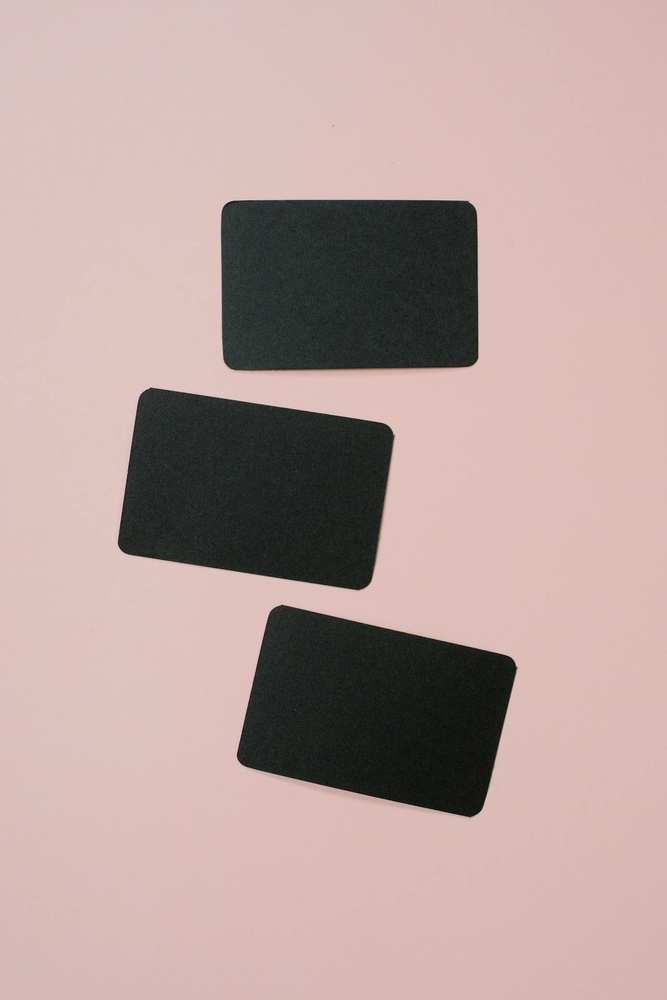
#> input picture object_measurement/1.jpg, 667 x 1000 px, shrunk from 1280 x 1920 before the run
$ python -i util.py   (imports and definitions only)
#> lines starting #> are read from the running program, lines starting #| are printed output that depends on the picture; after the words box and inside, x2 and y2 are one past the last pixel; in counts of white or black regions, pixels touching at a corner belong together
#> further down, picture is the input picture: shape (1000, 667, 3); mean B, G, R 156.9, 160.7, 183.8
import cv2
import numpy as np

def getContours(img, cThr=[100,100], showCanny=False, minArea=1000, filter=0, draw=False):
#> called with showCanny = False, minArea = 1000, filter = 0, draw = False
    imgGray = cv2.cvtColor(img, cv2.COLOR_BGR2GRAY)
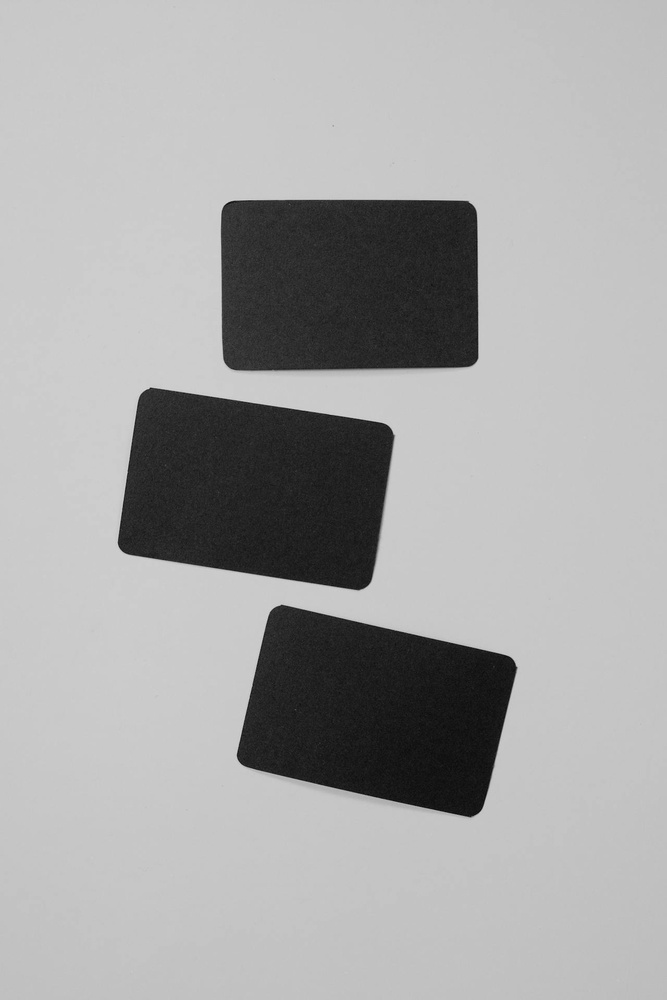
#> imgGray: shape (1000, 667); min 7, max 217, mean 167.2
    imgBlur = cv2.GaussianBlur(imgGray, (5,5), 1)
    imgCanny = cv2.Canny(imgBlur, cThr[0], cThr[1])
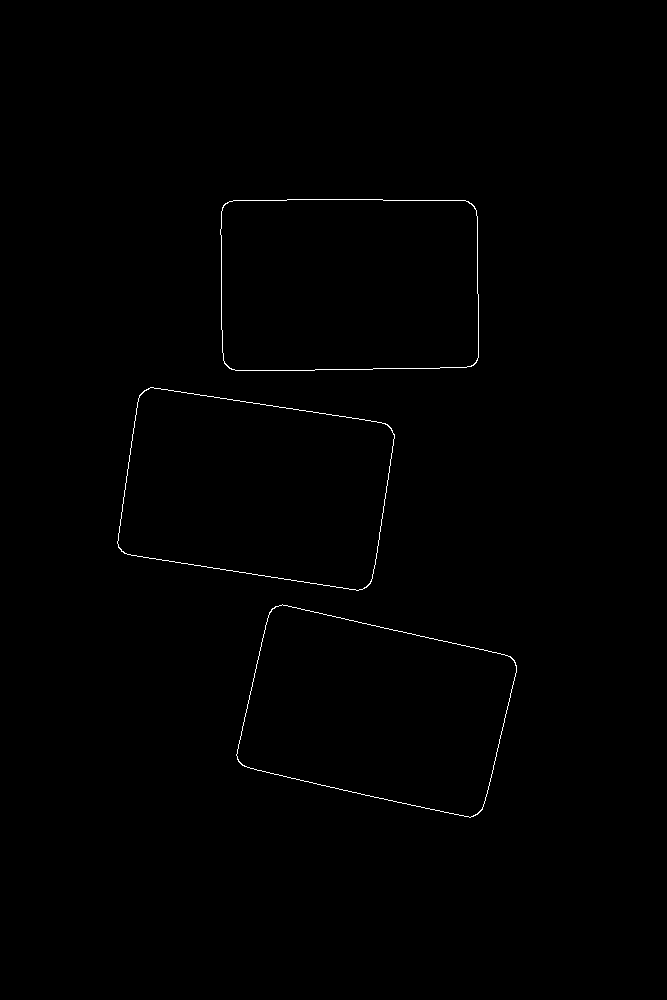
#> imgCanny: shape (1000, 667); 0.37% white in thin lines or dots, all inside (x1, y1, x2, y2) = (117, 199, 517, 818)

    kernel = np.ones((5,5))
    imgDial = cv2.dilate(imgCanny, kernel, iterations=3)
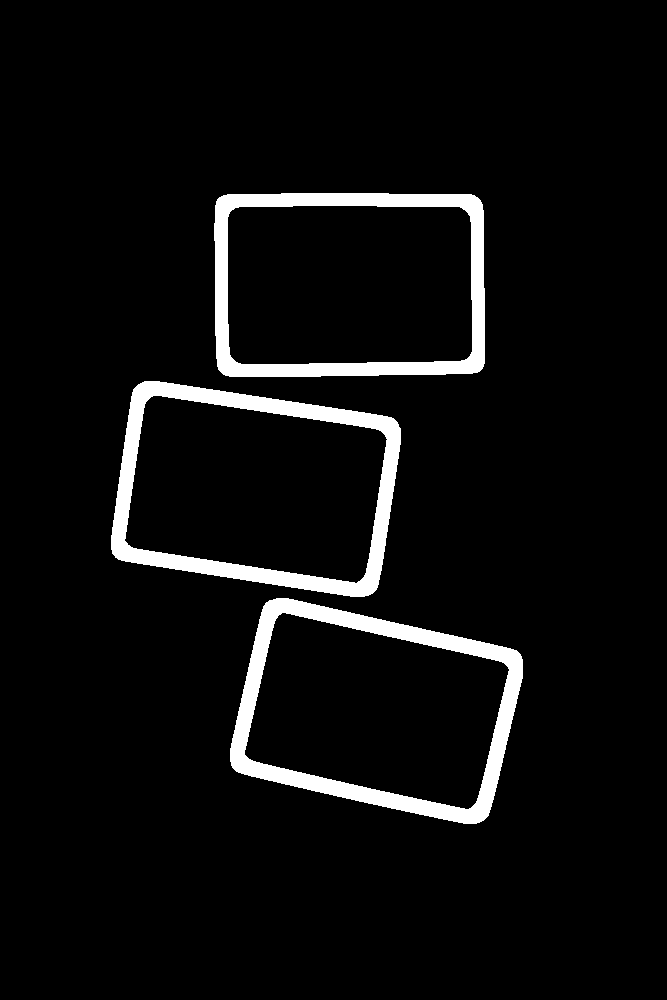
#> imgDial: shape (1000, 667); 5.4% white; 3 white regions, box (x1, y1, x2, y2) and area: (230, 598, 523, 824) 12600, (111, 381, 401, 597) 12323, (214, 193, 485, 377) 11128
    imgThre = cv2.erode(imgDial, kernel, iterations=2)
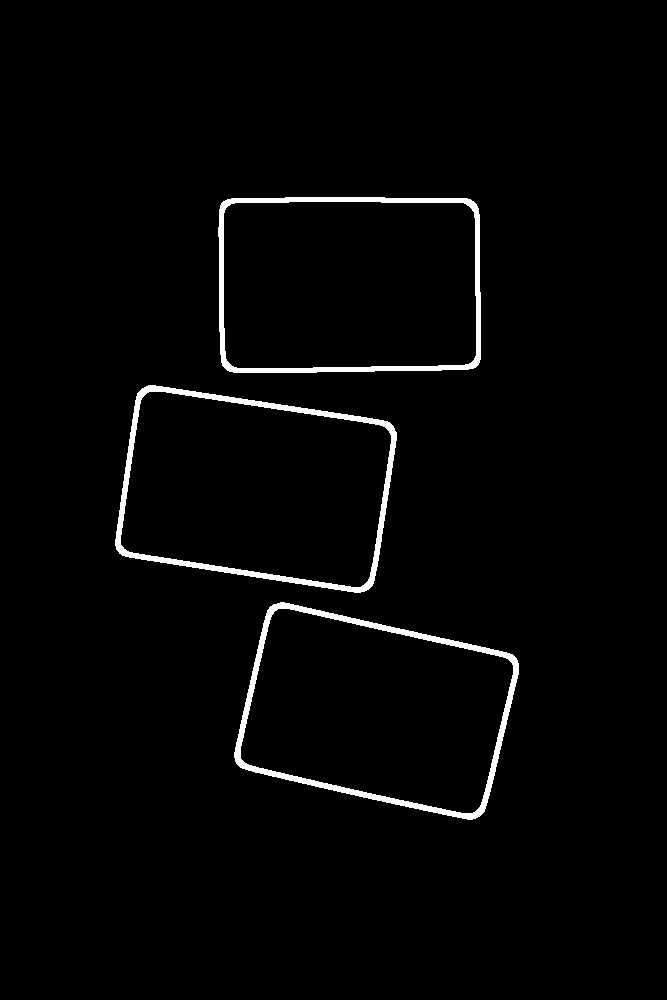
#> imgThre: shape (1000, 667); 2.1% white; 3 white regions

    if showCanny:
        cv2.imshow('Canny', imgThre)

    contours, hiearchy = cv2.findContours(imgThre, cv2.RETR_EXTERNAL, cv2.CHAIN_APPROX_SIMPLE)
#> contours = 3 contours; box (x1, y1, x2, y2) and area: (115, 385, 397, 593) 45464, (218, 197, 481, 373) 44898, (234, 602, 519, 820) 44101; hiearchy = [[1, -1, -1, -1], [2, 0, -1, -1], [-1, 1, -1, -1]]

    finalCountours = []
    # N x [[x1, y1]]
    for i in contours: # (N,1,2) N:점의 총 수, 1: 하나의 좌표 쌍, 2: x,y 좌표값
        area = cv2.contourArea(i) # 윤곽선 면적 계산
        if area > minArea:
            peri = cv2.arcLength(i, True) # 윤곽선 둘레 길이 계산
            approx = cv2.approxPolyDP(i, 0.02*peri, True) # 윤곽선을 다각형으로 근사화
            bbox = cv2.boundingRect(approx)

            if filter > 0:
                if len(approx) == filter:
                    # 꼭지점개수, 면적, 꼭지점정보, 바운딩박스, xy값
                    finalCountours.append([len(approx), area, approx, bbox, i])
            else:
                finalCountours.append([len(approx), area, approx, bbox, i])
#> this loop made 3 passes
#> (area, peri, approx, bbox) on passes 1 to 3: (44101, 886, [[270, 606], [240, 767], [484, 811], [512, 654]], (240, 606, 273, 206)), (45464, 889.3, [[137, 393], [119, 553], [372, 585], [389, 422]], (119, 393, 271, 193)), (44898.5, 850, [[221, 203], [227, 370], [478, 364], [470, 199]], (221, 199, 258, 172))
#> after the loop, finalCountours = 3 items

    # x에서 x[1]을 추출하여 이를 기준으로 정렬 => 면적 크기로 오름차순
    finalCountours = sorted(finalCountours, key=lambda x:x[1], reverse=True)

    if draw:
        for con in finalCountours:
            cv2.drawContours(img, con[4], -1, (0,0,255), 3)

    return img, finalCountours


def reorder(myPoints):
    """
    4x2
    [
        [413 161]
        [ 84 166]
        [ 43 645]
        [451 646]
    ]
    """
    myPointsNew = np.zeros_like(myPoints)
    myPoints = myPoints.reshape((4,2))
    add = myPoints.sum(1) # x,y좌표를 더함

    myPointsNew[0] = myPoints[np.argmin(add)]
    myPointsNew[3] = myPoints[np.argmax(add)]
    diff = np.diff(myPoints, axis=1)
    myPointsNew[1] = myPoints[np.argmin(diff)]
    myPointsNew[2] = myPoints[np.argmax(diff)]

    print(myPointsNew)
    print(myPointsNew.shape)

    return myPointsNew


def warpImg(img, points, w, h, pad=20):
    points = reorder(points)

    pts1 = np.float32(points)
    pts2 = np.float32([[0,0], [w, 0], [0, h], [w, h]])

    # 설정한 w, h로 맞춤
    matrix = cv2.getPerspectiveTransform(pts1, pts2)
    imgWarp = cv2.warpPerspective(img, matrix, (w, h))

    imgWarp = imgWarp[pad:imgWarp.shape[0]-pad, pad:imgWarp.shape[1]-pad]

    return imgWarp


def findDis(pts1, pts2):
    return ((pts2[0]-pts1[0])**2 + (pts2[1]-pts1[1])**2)**0.5

>>> import cv2
>>> picture = cv2.imread('1.jpg')
>>> result = getContours(picture)
